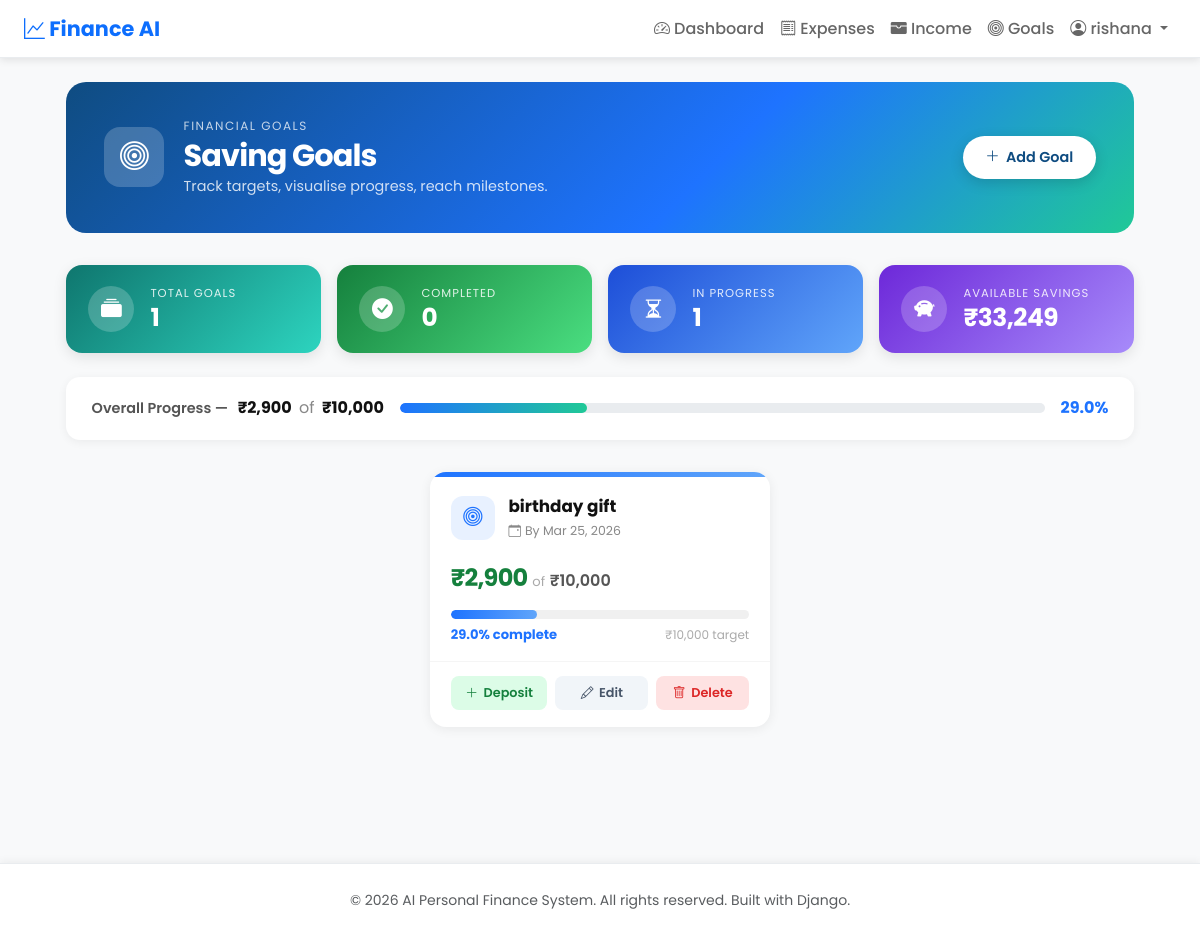
/saving-goals/ (signed in), run on an earlier commit of the app's database.
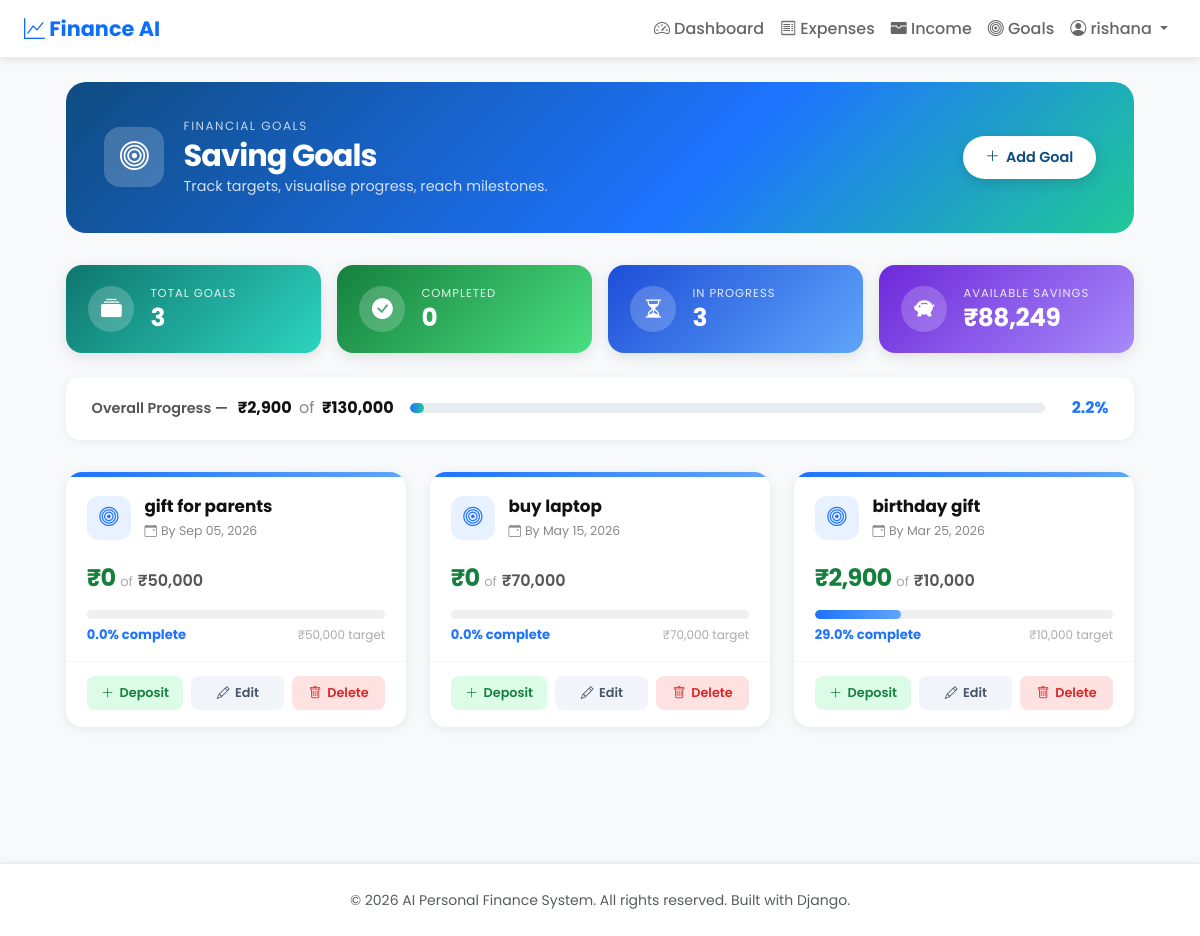
And on a later commit of the database.
### expenses/models.py (models this page shows, shortened)
class SavingGoal(models.Model):
    user = models.ForeignKey(User, on_delete=models.CASCADE, related_name='saving_goals')
    title = models.CharField(max_length=100)
    target_amount = models.DecimalField(
        max_digits=12,
        decimal_places=2,
        validators=[MinValueValidator(Decimal('0.01'))]
    )
    saved_amount = models.DecimalField(
        max_digits=12,
        decimal_places=2,
        default=Decimal('0.00'),
        validators=[MinValueValidator(Decimal('0.00'))]
    )
    deadline = models.DateField(null=True, blank=True)
    created_at = models.DateTimeField(auto_now_add=True)
    class Meta:
        ordering = ['-deadline', '-created_at']
    @property
    def progress(self):
        if self.target_amount > 0:
            return round((self.saved_amount / self.target_amount) * 100, 1)
        return 0.0

### expenses/views.py (the view)
# urls.py: path('saving-goals/', views.goals_dashboard, name='goals_dashboard'),
@login_required
@user_passes_test(is_regular_user, redirect_field_name=None)
def goals_dashboard(request):
	if request.user.is_staff or request.user.is_superuser:
		return redirect('admin_dashboard')
	saving_goals = SavingGoal.objects.filter(user=request.user)
	total_goals = saving_goals.count()
	completed_goals = sum(1 for g in saving_goals if g.progress >= 100)
	in_progress_goals = total_goals - completed_goals
	total_saved   = saving_goals.aggregate(s=Sum('saved_amount'))['s'] or Decimal('0.00')
	total_target  = saving_goals.aggregate(s=Sum('target_amount'))['s'] or Decimal('0.00')
	overall_pct   = round((total_saved / total_target) * 100, 1) if total_target > 0 else 0.0
	all_income   = Income.objects.filter(user=request.user).aggregate(s=Sum('amount'))['s'] or Decimal('0.00')
	all_expenses = Expense.objects.filter(user=request.user).aggregate(s=Sum('amount'))['s'] or Decimal('0.00')
	goal_allocated = saving_goals.aggregate(s=Sum('saved_amount'))['s'] or Decimal('0.00')
	available_savings = max(all_income - all_expenses - goal_allocated, Decimal('0.00'))
	context = {
		'saving_goals': saving_goals,
		'total_goals': total_goals,
		'completed_goals': completed_goals,
		'in_progress_goals': in_progress_goals,
		'total_saved': total_saved,
		'total_target': total_target,
		'overall_pct': overall_pct,
		'available_savings': available_savings,
	}
	return render(request, 'goals_dashboard.html', context)

### expenses/views.py (called while the page is built)
def is_regular_user(user):
	return not (user.is_staff or user.is_superuser)

### expenses/templates/goals_dashboard.html (shortened to what this page needs)
{% extends 'base.html' %}
{% load humanize %}
{% block content %}
<div class="goals-page">
  <div class="goals-hero">
    <div class="goals-hero-content">
      <div class="hero-left">
        <div class="hero-icon-wrap">
          <i class="bi bi-bullseye"></i>
        </div>
        <div>
          <p class="hero-eyebrow">Financial Goals</p>
          <h1 class="hero-title">Saving Goals</h1>
          <p class="hero-sub">Track targets, visualise progress, reach milestones.</p>
        </div>
      </div>
      <a href="{% url 'add_saving_goal' %}" class="btn-add-goal">
        <i class="bi bi-plus-lg"></i> Add Goal
      </a>
    </div>
  </div>
  <div class="stat-grid">
    <div class="stat-card stat-teal">
      <div class="stat-icon-wrap"><i class="bi bi-collection-fill"></i></div>
      <div class="stat-info">
        <span class="stat-label">Total Goals</span>
        <span class="stat-value">{{ total_goals }}</span>
      </div>
    </div>
    <div class="stat-card stat-green">
      <div class="stat-icon-wrap"><i class="bi bi-check-circle-fill"></i></div>
      <div class="stat-info">
        <span class="stat-label">Completed</span>
        <span class="stat-value">{{ completed_goals }}</span>
      </div>
    </div>
    <div class="stat-card stat-blue">
      <div class="stat-icon-wrap"><i class="bi bi-hourglass-split"></i></div>
      <div class="stat-info">
        <span class="stat-label">In Progress</span>
        <span class="stat-value">{{ in_progress_goals }}</span>
      </div>
    </div>
    <div class="stat-card stat-purple">
      <div class="stat-icon-wrap"><i class="bi bi-piggy-bank-fill"></i></div>
      <div class="stat-info">
        <span class="stat-label">Available Savings</span>
        <span class="stat-value">₹{{ available_savings|floatformat:0|intcomma }}</span>
      </div>
    </div>
  </div>
  {% if total_goals > 0 %}
  <div class="overall-progress-card">
    <div class="op-left">
      <span class="op-label">Overall Progress —</span>
      <span class="op-amounts">₹{{ total_saved|floatformat:0|intcomma }} <span class="op-of">of</span> ₹{{ total_target|floatformat:0|intcomma }}</span>
    </div>
    <div class="op-right">
      <div class="op-bar-track">
        <div class="op-bar-fill {% if overall_pct >= 100 %}done{% endif %}"
             style="width: {% if overall_pct > 100 %}100{% else %}{{ overall_pct }}{% endif %}%;" ></div>
      </div>
      <span class="op-pct {% if overall_pct >= 100 %}text-done{% endif %}">{{ overall_pct }}%</span>
    </div>
  </div>
  {% endif %}
  {% if saving_goals %}
  <div class="row g-4 justify-content-center">
    {% for goal in saving_goals %}
    {% with pct=goal.progress %}
    <div class="col-lg-4 col-md-6 col-sm-12">
    <div class="goal-card h-100 {% if pct >= 100 %}goal-done{% endif %}">
      <div class="goal-stripe {% if pct >= 100 %}stripe-done{% elif pct >= 60 %}stripe-warn{% else %}stripe-active{% endif %}"></div>
      <div class="goal-header">
        <div class="goal-icon {% if pct >= 100 %}goal-icon-done{% elif pct >= 60 %}goal-icon-warn{% else %}goal-icon-active{% endif %}">
          {% if pct >= 100 %}
            <i class="bi bi-trophy-fill"></i>
          {% elif pct >= 60 %}
            <i class="bi bi-lightning-charge-fill"></i>
          {% else %}
            <i class="bi bi-bullseye"></i>
          {% endif %}
        </div>
        <div class="goal-title-wrap">
          <h2 class="goal-title">{{ goal.title }}</h2>
          <span class="goal-deadline">
            {% if goal.deadline %}
              <i class="bi bi-calendar-event me-1"></i>By {{ goal.deadline|date:"M d, Y" }}
            {% else %}
              <i class="bi bi-infinity me-1"></i>No deadline
            {% endif %}
          </span>
        </div>
      </div>
      <div class="goal-amounts">
        <span class="saved-amount">₹{{ goal.saved_amount|floatformat:0|intcomma }}</span>
        <span class="of-text">of</span>
        <span class="target-amount">₹{{ goal.target_amount|floatformat:0|intcomma }}</span>
      </div>
      <div class="gp-track">
        <div class="gp-fill {% if pct >= 100 %}gp-done{% elif pct >= 60 %}gp-warn{% else %}gp-active{% endif %}"
             style="width: {% if pct > 100 %}100{% else %}{{ pct }}{% endif %}%;"
             data-pct="{{ pct }}"></div>
      </div>
      <div class="gp-label-row">
        <span class="gp-pct {% if pct >= 100 %}gp-pct-done{% endif %}">{{ pct }}% complete</span>
        <span class="gp-remain">₹{{ goal.target_amount|floatformat:0|intcomma }} target</span>
      </div>
      <div class="goal-actions">
        <a href="{% url 'deposit_saving_goal' goal.id %}" class="gaction gaction-deposit" title="Deposit Money">
          <i class="bi bi-plus-lg"></i>
          <span>Deposit</span>
        </a>
        <a href="{% url 'edit_saving_goal' goal.id %}" class="gaction gaction-edit" title="Edit Goal">
          <i class="bi bi-pencil"></i>
          <span>Edit</span>
        </a>
        <a href="{% url 'delete_saving_goal' goal.id %}" class="gaction gaction-delete" title="Delete Goal">
          <i class="bi bi-trash"></i>
          <span>Delete</span>
        </a>
      </div>
    </div>
    </div>
    {% endwith %}
    {% endfor %}
  </div>
  {% endif %}
</div>
{% endblock %}

### expenses/templates/base.html (shortened to what this page needs)
<!DOCTYPE html>
<html lang="en">
<head>
  <link href="https://cdn.jsdelivr.net/npm/bootstrap@5.3.3/dist/css/bootstrap.min.css" rel="stylesheet" />
  <link href="https://cdn.jsdelivr.net/npm/bootstrap-icons@1.11.1/font/bootstrap-icons.css" rel="stylesheet" />
</head>
<body>
  <nav class="navbar navbar-expand-lg sticky-top">
    <div class="container-fluid ps-4 pe-4">
      <a class="navbar-brand" href="/"><i class="bi bi-graph-up"></i> Finance AI</a>
      <div class="collapse navbar-collapse" id="navbarNav">
        <ul class="navbar-nav ms-auto">
          {% if user.is_authenticated %}
          {% if user.is_staff and user.is_superuser %}
          <li class="nav-item"><a class="nav-link active" href="/admin-panel/"><i class="bi bi-shield-lock"></i> Admin
              Dashboard</a></li>
          <li class="nav-item"><a class="nav-link" href="/admin-panel/users/"><i class="bi bi-people"></i> Manage
              Users</a></li>
          <li class="nav-item"><a class="nav-link" href="/admin-panel/reports/"><i class="bi bi-file-earmark-pdf"></i>
              Reports</a></li>
          {% else %}
          <li class="nav-item"><a class="nav-link" href="/"><i class="bi bi-speedometer2"></i> Dashboard</a></li>
          <li class="nav-item"><a class="nav-link" href="/expenses/"><i class="bi bi-receipt"></i> Expenses</a></li>
          <li class="nav-item"><a class="nav-link" href="/income/"><i class="bi bi-wallet-fill"></i> Income</a></li>
          <li class="nav-item"><a class="nav-link" href="/saving-goals/"><i class="bi bi-bullseye"></i> Goals</a></li>
          {% endif %}
          <li class="nav-item dropdown">
            <a class="nav-link dropdown-toggle" href="#" role="button" data-bs-toggle="dropdown" aria-expanded="false">
              <i class="bi bi-person-circle"></i> {{ user.username }}
            </a>
          </li>
          {% else %}
          <li class="nav-item"><a class="nav-link" href="/login/"><i class="bi bi-box-arrow-in-right"></i> Login</a>
          </li>
          <li class="nav-item"><a class="btn btn-primary btn-sm ms-2" href="/register/">Sign Up</a></li>
          {% endif %}
        </ul>
      </div>
    </div>
  </nav>
  <main class="container-fluid ps-4 pe-4 py-4">
    {% block content %}{% endblock %}
  </main>
  <footer class="mt-5 py-4 text-center text-muted">
    <p class="mb-0"><small>&copy; 2026 AI Personal Finance System. All rights reserved. Built with Django.</small></p>
  </footer>
</body>
</html>

### expenses/templates/base.html (style rules this page uses)
:root { --bs-primary: #0d6efd; --bs-success: #198754; --bs-light: #f8f9fa; --color-shadow: 0 2px 8px rgba(0, 0, 0, 0.1); }
body { font-family: 'Poppins', sans-serif; background-color: #f8f9fa; color: #333; }
.navbar { background: white; box-shadow: var(--color-shadow); border-bottom: 1px solid #e9ecef; }
.navbar-brand { font-weight: 700; font-size: 1.3rem; color: #0d6efd !important; }
.nav-link { color: #666 !important; font-weight: 500; transition: color 0.2s; }
main { min-height: 85vh; }
footer { background-color: white; border-top: 1px solid #e9ecef; box-shadow: 0 -2px 8px rgba(0, 0, 0, 0.05); }

What changed in the data, as far as the page shows it:
added SavingGoal: title "gift for parents", deadline "Sep 05, 2026", saved_amount "0", target_amount "50,000", progress "0.0"
added SavingGoal: title "buy laptop", deadline "May 15, 2026", saved_amount "0", target_amount "70,000", progress "0.0"
Also different on the page:
{{ total_goals }}: "1" → "3"
{{ in_progress_goals }}: "1" → "3"
{{ available_savings|floatformat:0|intcomma }}: "33,249" → "88,249"
{{ total_target|floatformat:0|intcomma }}: "10,000" → "130,000"
{{ overall_pct }}: 29.0 → 2.2 (drawn)
{{ overall_pct }}: "29.0" → "2.2"
